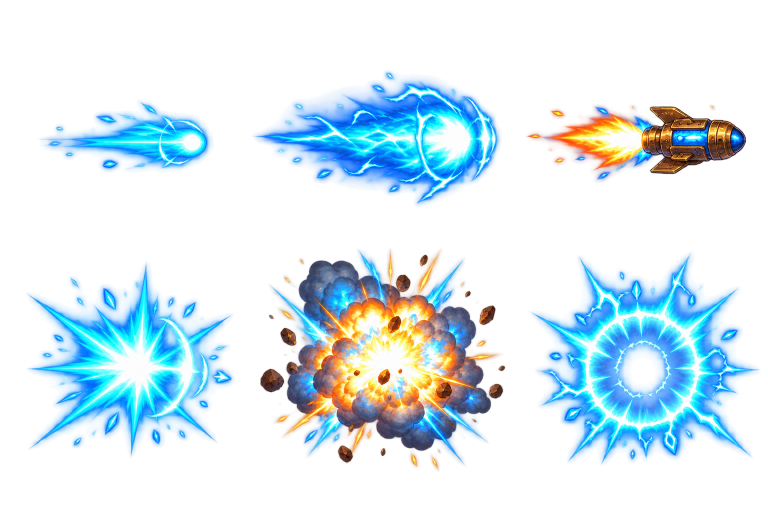
#> input picture Assets/hd/mechanic/fx.png, 1536 x 1024 px (shown at 1/2 size)
$ python cut-skill-target-indicator-sheet.py ../Assets/hd/mechanic/fx.png
#> lines starting #> are read from the running program, lines starting #| are printed output that depends on the picture
"""Cuts the ChatGPT skill-target indicator sheet (docs/reference/skill-targeting/, flat #FF00FF) into centred transparent PNGs.

    python Tools/cut-skill-target-indicator-sheet.py <sheet.png> [--out Assets/Resources/Sprites/fx/skill-target]
        [--json Assets/Resources/Data/skill-target-indicator.json] [--preview docs/reference/skill-targeting/cut-preview.png]

- Pieces = groups of opaque blobs (blobs closer than GROUP_PX join, so the dashed leap path and the sparkles inside a ring stay one piece),
  read row by row (top to bottom, then left to right) and named by NAMES (the order of the sheet ChatGPT drew, 26/11/2026).
- Alpha is UNMIXED from the magenta key (C = a * F + (1 - a) * M): the soft glow inside the rings becomes a light, low-alpha colour instead of a pink cast.
- Each PNG is a square centred on the piece's bbox centre (the ring centre), size rounded up to 8 px.
- Rings: the JSON stores `bandPx` = radius (px, in the PNG) of the ring's outer band, measured as the median over 360 angles of the farthest opaque
  pixel, so the star spikes poking out at 4 points do not count. Unity scales a ring so this band lands exactly on the skill's real AoE radius.
"""
import json, os, sys
import numpy as np, cv2
from PIL import Image

ROOT = os.path.dirname(os.path.dirname(os.path.abspath(__file__)))
NAMES = ["area-ring", "placement-ring", "invalid-ring", "range-ring", "leap-ring", "turret-ring", "reticle",
         "rune-flower", "rune-leaf", "rune-star", "rune-wind", "rune-diamond", "rune-sprout", "rune-sparkle", "rune-lotus",
         "leap-path", "direction-arrow"]
RINGS = {"area-ring", "placement-ring", "invalid-ring", "range-ring", "leap-ring", "turret-ring"}
GROUP_PX = (30, 1)  # (wide, tall): the leap path dashes sit side by side
M = np.array([255.0, 0.0, 255.0])


def arg(args, flag, default):
    if flag in args:
        i = args.index(flag); v = args[i + 1]; del args[i:i + 2]; return v
    return default


def main():
    args = sys.argv[1:]
    out = arg(args, "--out", os.path.join(ROOT, "Assets", "Resources", "Sprites", "fx", "skill-target"))
    js = arg(args, "--json", os.path.join(ROOT, "Assets", "Resources", "Data", "skill-target-indicator.json"))
    prev = arg(args, "--preview", None)
    im = np.asarray(Image.open(args[0]).convert("RGB")).astype(np.float32)
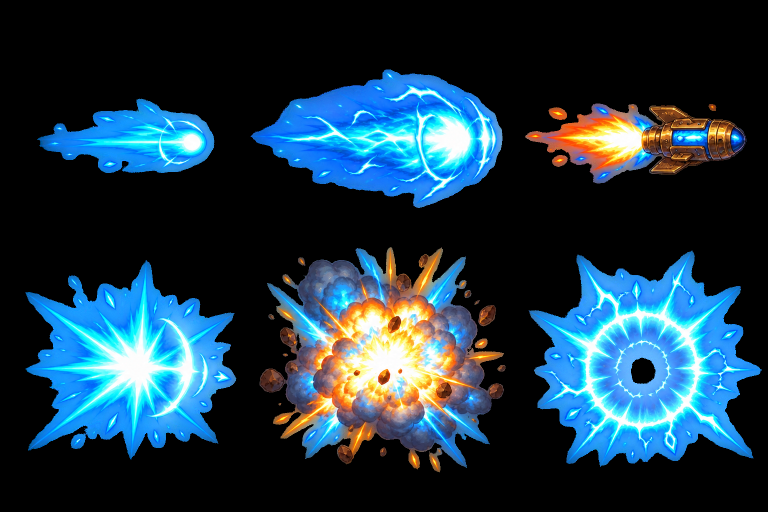
#> im: shape (1024, 1536, 3) float32 (shown at 1/2 size); mean R, G, B 29.8, 54.8, 70.2
    R, G, B = im[..., 0], im[..., 1], im[..., 2]
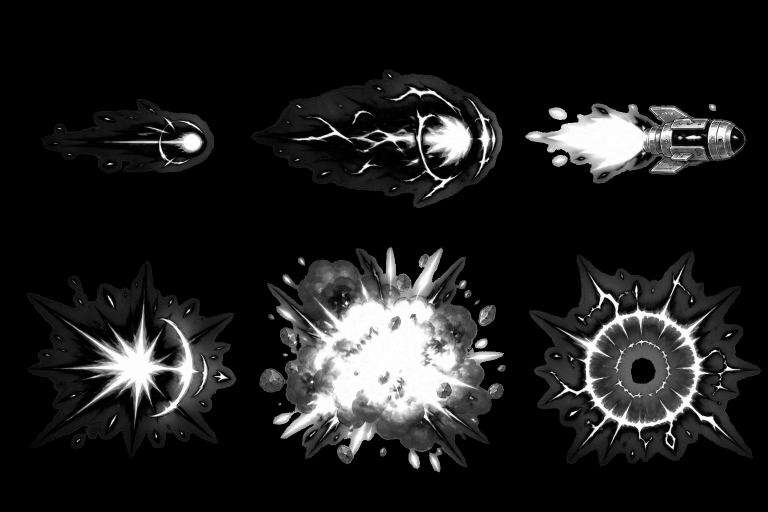
#> R: shape (1024, 1536) float32 (shown at 1/2 size); min 0, max 255, mean 29.9
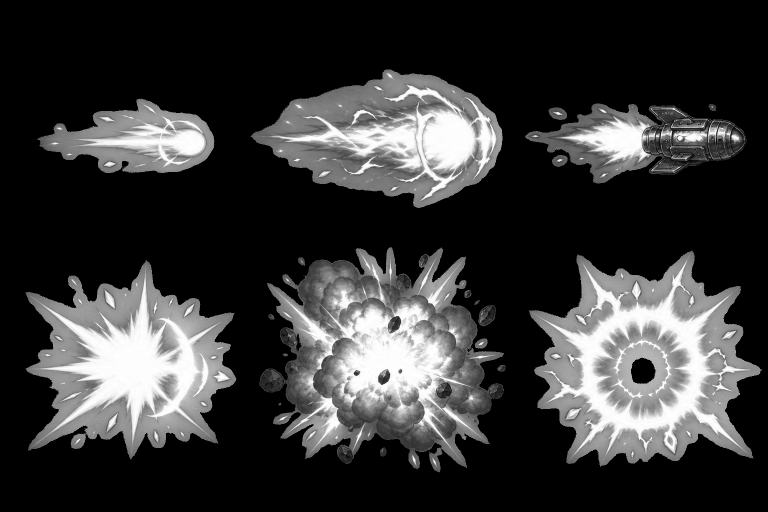
#> G: shape (1024, 1536) float32 (shown at 1/2 size); min 0, max 255, mean 54.8
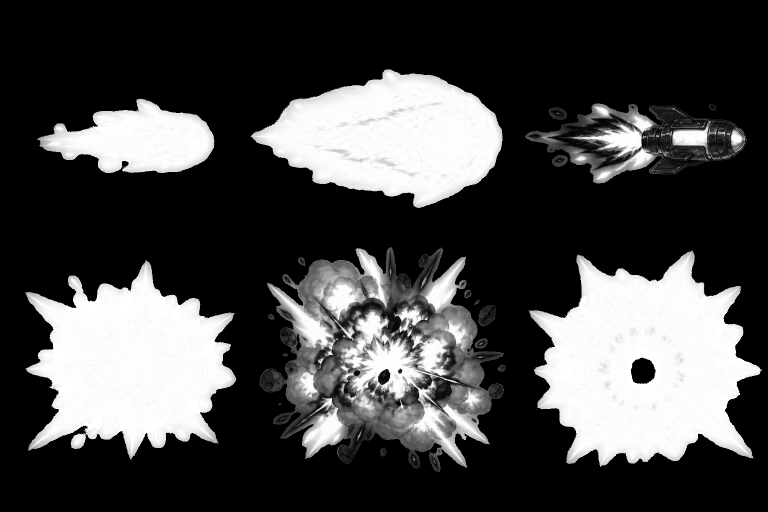
#> B: shape (1024, 1536) float32 (shown at 1/2 size); min 0, max 255, mean 70.1
    # key-ness: magenta = R and B high, G low. Every art colour here (teal, cream, coral) has G well above 0.
    mag = np.clip((np.minimum(R, B) - G - 40.0) / 175.0, 0, 1)
    alpha = 1.0 - mag
    alpha[alpha < 0.04] = 0.0
    a3 = np.maximum(alpha, 1e-3)[..., None]
    fg = np.clip((im - (1.0 - alpha)[..., None] * M) / a3, 0, 255)
    solid = (alpha > 0.35).astype(np.uint8)
#> solid: shape (1024, 1536); every value is 1
    n, lab, st, _ = cv2.connectedComponentsWithStats(solid)
#> lab: shape (1024, 1536) int32; every value is 1
#> n = 2; st = [[-1, 2147483647, 0, 0, 0], [0, 0, 1536, 1024, 1572864]]
    keep = np.zeros_like(solid)
    for i in range(1, n):
        if st[i, 4] >= 25: x, y, w, h = st[i, :4]; keep[y:y + h, x:x + w] = 1  # filled bbox: a ring swallows the marks drawn inside it
#> this loop made 1 pass
#> (x, y, w, h) on pass 1: (0, 0, 1536, 1024)
    grow = cv2.dilate(keep, np.ones((GROUP_PX[1], GROUP_PX[0]), np.uint8))
    gn, glab, gst, gcen = cv2.connectedComponentsWithStats(grow)
#> gn = 2; gst has the same summary as st; gcen = [[nan, nan], [767.5, 511.5]]
    groups = [i for i in range(1, gn) if gst[i, 4] > 800]
#> groups = [1]
    if len(groups) != len(NAMES): [print(gst[i]) for i in groups]; raise SystemExit("found %d pieces, expected %d" % (len(groups), len(NAMES)))
#| [      0       0    1536    1024 1572864]
    groups.sort(key=lambda i: gcen[i][1])
    rows, cur = [], [groups[0]]
    for i in groups[1:]:
        if abs(gcen[i][1] - gcen[cur[-1]][1]) < 90: cur.append(i)
        else: rows.append(cur); cur = [i]
    rows.append(cur)
    order = [i for r in rows for i in sorted(r, key=lambda j: gcen[j][0])]
    os.makedirs(out, exist_ok=True)
    meta = {"source": os.path.relpath(args[0], ROOT).replace("\\", "/"), "pieces": {}}
    tiles = []
    for name, g in zip(NAMES, order):
        mask = (glab == g)
        ys, xs = np.nonzero(mask & (alpha > 0))
        x0, x1, y0, y1 = xs.min(), xs.max(), ys.min(), ys.max()
        cx, cy = (x0 + x1) / 2.0, (y0 + y1) / 2.0
        half = int(np.ceil(max(x1 - x0, y1 - y0) / 2.0)) + 4
        size = int(np.ceil(2 * half / 8.0) * 8)
        rgba = np.zeros((size, size, 4), np.float32)
        ox, oy = int(round(cx - size / 2.0)), int(round(cy - size / 2.0))
        sx0, sy0 = max(0, ox), max(0, oy)
        sx1, sy1 = min(im.shape[1], ox + size), min(im.shape[0], oy + size)
        sub_a = np.where(mask[sy0:sy1, sx0:sx1], alpha[sy0:sy1, sx0:sx1], 0)
        rgba[sy0 - oy:sy1 - oy, sx0 - ox:sx1 - ox, :3] = fg[sy0:sy1, sx0:sx1]
        rgba[sy0 - oy:sy1 - oy, sx0 - ox:sx1 - ox, 3] = sub_a * 255.0
        png = Image.fromarray(np.clip(rgba, 0, 255).astype(np.uint8), "RGBA")
        png.save(os.path.join(out, name + ".png"))
        entry = {"size": size, "w": int(x1 - x0 + 1), "h": int(y1 - y0 + 1)}  # w / h = opaque bbox (the leap path is stretched by its length)
        if name in RINGS:
            a = rgba[..., 3]
            c = size / 2.0
            far = []
            for k in range(360):
                t = np.radians(k + 0.5)
                rr = np.arange(0, c, 0.5)
                px = np.clip((c + np.cos(t) * rr).astype(int), 0, size - 1)
                py = np.clip((c + np.sin(t) * rr).astype(int), 0, size - 1)
                hit = np.nonzero(a[py, px] > 128)[0]
                if len(hit): far.append(rr[hit[-1]])
            entry["bandPx"] = round(float(np.median(far)), 1)
        meta["pieces"][name] = entry
        tiles.append(png)
        print("%-16s %4d px  %s" % (name, size, ("band %.1f px" % entry["bandPx"]) if "bandPx" in entry else ""))
    os.makedirs(os.path.dirname(js), exist_ok=True)
    with open(js, "w", encoding="utf-8") as f: json.dump(meta, f, indent=1)
    if prev:  # contact sheet on a dark and a light ground (check the unmixed glow reads on both)
        w = sum(t.width for t in tiles) // 2 + 40
        sheet = Image.new("RGBA", (w, 2 * 460), (0, 0, 0, 255))
        for band, col in ((0, (52, 47, 43, 255)), (1, (214, 222, 228, 255))):
            sheet.paste(Image.new("RGBA", (w, 460), col), (0, band * 460))
            x, y = 10, band * 460 + 10
            for t in tiles:
                s = t if t.width <= 220 else t.resize((220, 220), Image.LANCZOS)
                if x + s.width > w: x, y = 10, y + 230
                sheet.alpha_composite(s, (x, y)); x += s.width + 10
        sheet.convert("RGB").save(prev)


if __name__ == "__main__":
#> (the run stopped early here; a loop or call above may not have finished)
